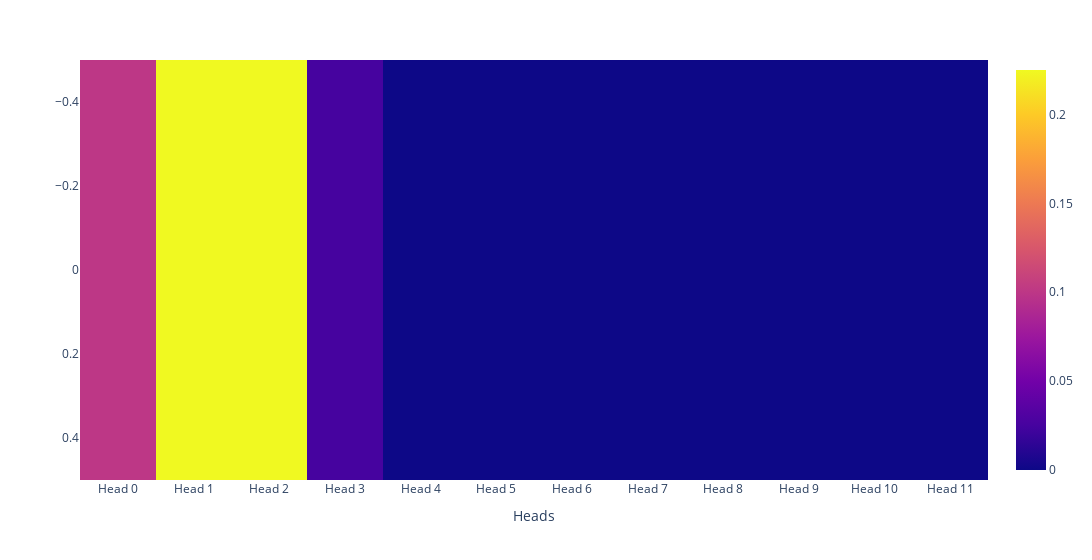

Notebook cell for this chart:
### Code cell
hs = induction_head_score(c_pattern, period, start=12, end=22)

px.imshow(hs.unsqueeze(0), labels = {"x": "Heads"}, x = [f"Head {i}" for i in range(12)], width =1500)

### Figure 1 — Plotly figure (JSON) as saved in the notebook; plotly's stock layout.template omitted (floating-point values rounded to 4 significant figures)
{"data": [{"coloraxis": "coloraxis", "hovertemplate": "Heads: %{x}<br>y: %{y}<br>color: %{z}<extra></extra>", "name": "0", "type": "heatmap", "x": ["Head 0", "Head 1", "Head 2", "Head 3", "Head 4", "Head 5", "Head 6", "Head 7", "Head 8", "Head 9", "Head 10", "Head 11"], "xaxis": "x", "yaxis": "y", "z": [[0.1, 0.225, 0.225, 0.025, 0, 0, 0, 0, 0, 0, 0, 0]]}], "layout": {"coloraxis": {"colorscale": [[0, "#0d0887"], [0.1111, "#46039f"], [0.2222, "#7201a8"], [0.3333, "#9c179e"], [0.4444, "#bd3786"], [0.5556, "#d8576b"], [0.6667, "#ed7953"], [0.7778, "#fb9f3a"], [0.8889, "#fdca26"], [1, "#f0f921"]]}, "margin": {"t": 60}, "width": 1500, "xaxis": {"anchor": "y", "constrain": "domain", "domain": [0, 1], "scaleanchor": "y", "title": {"text": "Heads"}}, "yaxis": {"anchor": "x", "autorange": "reversed", "constrain": "domain", "domain": [0, 1]}}}
